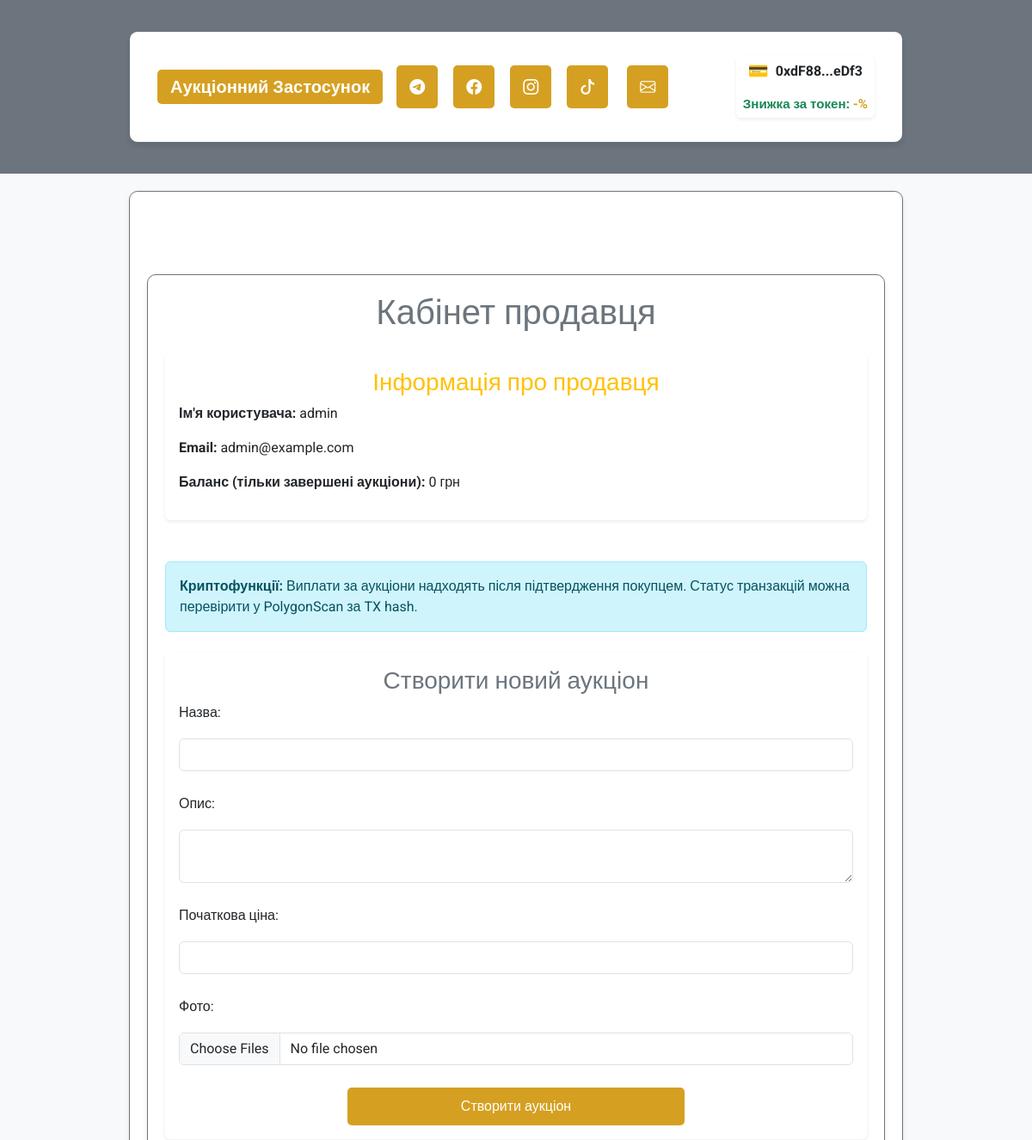
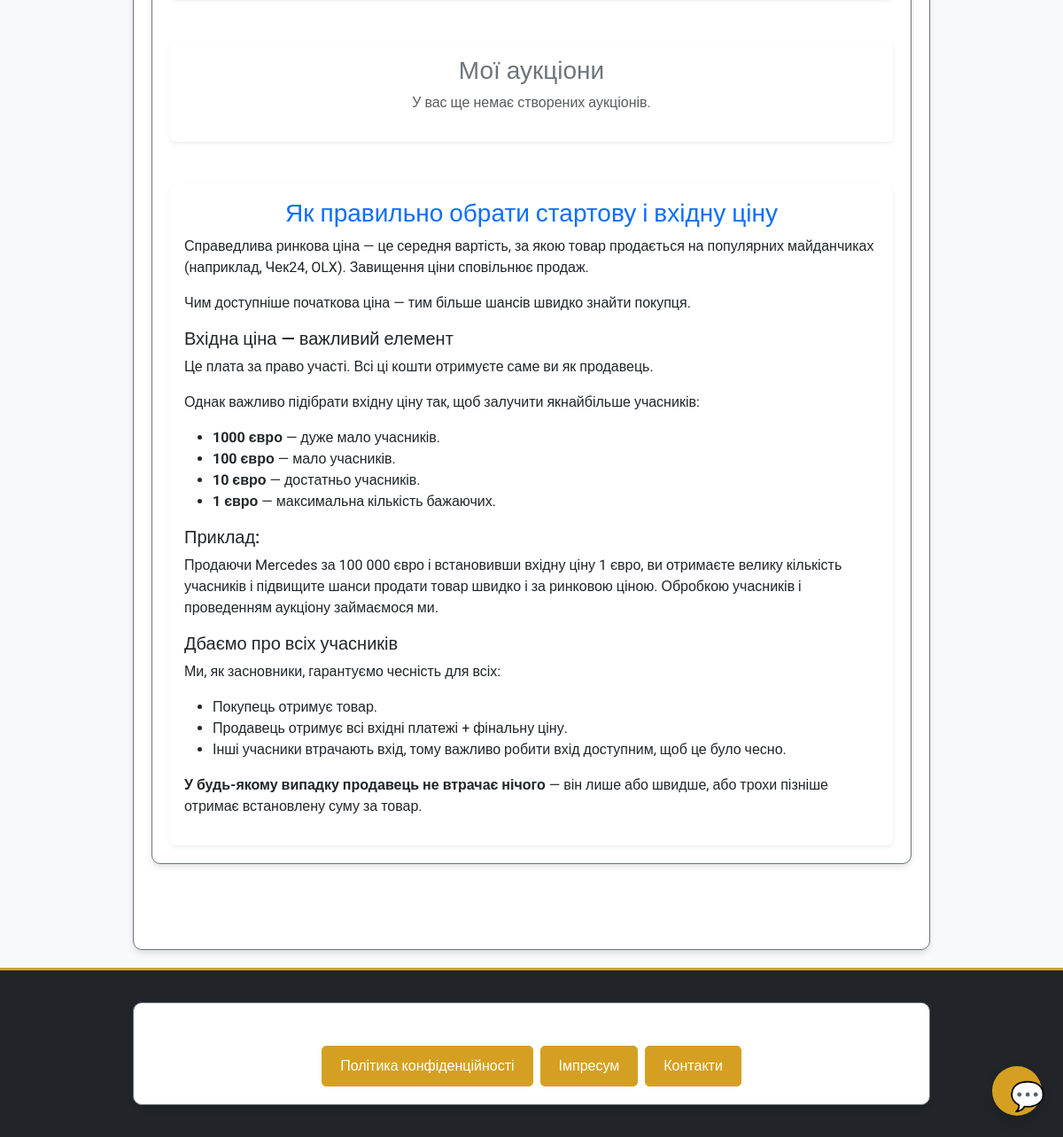
The page /user/seller/admin@example.com (signed in) on the database its author committed (2 pictures, top to bottom).
### auction7-main/app/models/user.py (models this page shows, shortened)
class User(UserMixin, db.Model):
    __tablename__ = 'users'
    id = db.Column(db.Integer, primary_key=True)
    username = db.Column(db.String(80), nullable=False, unique=True)
    email = db.Column(db.String(120), nullable=False, unique=True)
    password_hash = db.Column(db.String(128), nullable=False)
    balance = db.Column(db.Float, default=0.0)
    platform_balance = db.Column(db.Float, default=0.0)  # Баланс платформи
    user_type = db.Column(db.String(10), nullable=False)  # "buyer", "seller", "admin"
    is_admin = db.Column(db.Boolean, default=False)  # Поле для адміністратора
    wallet_address = db.Column(db.String(42), nullable=True)  # Адреса криптогаманця
    auctions_created = db.relationship('Auction', foreign_keys='Auction.seller_id', backref='seller', lazy=True)
    auctions_won = db.relationship('Auction', foreign_keys='Auction.winner_id', backref='winner', lazy=True)
    auction_participations = db.relationship('AuctionParticipant', back_populates='user', lazy=True)

### auction7-main/app/routes/user_routes.py (the view)
@user_bp.route('/seller/<string:email>', methods=['GET'])
@login_required
def seller_dashboard(email):
    if current_user.email != email:
        flash("Неавторизований доступ", 'error')
        return redirect(url_for('auth.login'))
    user = User.query.filter_by(email=email).first()
    if not user:
        flash("Користувача не знайдено", 'error')
        return redirect(url_for('auth.login'))
    all_auctions = Auction.query.filter_by(seller_id=user.id).all()
    completed_auctions = [
        {
            'title': auction.title,
            'description': auction.description,
            'starting_price': auction.starting_price,
            'status': 'Закритий' if not auction.is_active else 'Активний',
            'total_earnings': round(auction.total_participants * auction.starting_price * 0.01 + auction.current_price, 2),
            'total_participants': auction.total_participants
        }
        for auction in all_auctions if not auction.is_active
    ]
    balance_from_completed = sum(
        auction['total_earnings'] for auction in completed_auctions
    )
    return render_template(
        'users/seller_dashboard.html',
        user=user,
        auctions=completed_auctions,
        balance_from_completed=balance_from_completed
    )

### auction7-main/app/templates/users/seller_dashboard.html (shortened to what this page needs)
{% extends "base.html" %}
{% block content %}
<div class="container my-5">
    <div class="text-center mb-4">
        <h1 class="text-secondary">Кабінет продавця</h1>
    </div>
    <div class="card shadow-sm border-0 mb-5">
        <div class="card-body">
            <h3 class="card-title text-warning">Інформація про продавця</h3>
            <p><strong>Ім'я користувача:</strong> {{ user.username }}</p>
            <p><strong>Email:</strong> {{ user.email }}</p>
            <p><strong>Баланс (тільки завершені аукціони):</strong> {{ balance_from_completed | round(2) }} грн</p>
        </div>
    </div>
    <div class="alert alert-info mb-4">
        <b>Криптофункції:</b> Виплати за аукціони надходять після підтвердження покупцем. Статус транзакцій можна перевірити у PolygonScan за TX hash.
    </div>
    <div class="card shadow-sm border-0 mb-5">
        <div class="card-body">
            <h3 class="card-title text-secondary">Створити новий аукціон</h3>
            <form action="/auction/create" method="POST" enctype="multipart/form-data" class="row g-3">
                <div class="col-12">
                    <label for="title" class="form-label">Назва:</label>
                    <input type="text" id="title" name="title" class="form-control" required>
                </div>
                <div class="col-12">
                    <label for="description" class="form-label">Опис:</label>
                    <textarea id="description" name="description" class="form-control" required></textarea>
                </div>
                <div class="col-12">
                    <label for="starting_price" class="form-label">Початкова ціна:</label>
                    <input type="number" id="starting_price" name="starting_price" class="form-control" required>
                </div>
                <div class="col-12">
                    <label for="photos" class="form-label">Фото:</label>
                    <input type="file" id="photos" name="photos" class="form-control" multiple accept="image/*">
                </div>
                <div class="col-12 text-center">
                    <button type="submit" class="btn btn-warning w-50">Створити аукціон</button>
                </div>
            </form>
        </div>
    </div>
    <div class="card shadow-sm border-0 mb-5">
        <div class="card-body">
            <h3 class="card-title text-secondary">Мої аукціони</h3>
            {% if auctions %}
            <ul class="list-group">
                {% for auction in auctions %}
                <li class="list-group-item d-flex justify-content-between align-items-start">
                    <div>
                        <h5 class="text-secondary">{{ auction.title }}</h5>
                        <p class="text-muted">{{ auction.description }}</p>
                        <p class="text-muted"><strong>Початкова ціна:</strong> {{ auction.starting_price }} грн</p>
                        <p class="text-muted"><strong>Статус:</strong>
                            <span class="{{ 'text-success' if auction.is_active else 'text-danger' }}">
                                {{ 'Активний' if auction.is_active else 'Закритий' }}
                            </span>
                        </p>
                        {% if not auction.is_active %}
                        <p><strong>Зароблено з цього аукціону:</strong> {{ auction.total_earnings | round(2) }} грн</p>
                        <p><strong>Кількість учасників:</strong> {{ auction.total_participants }}</p>
                        {% if auction.winner %}
                        <p><strong>Переможець:</strong></p>
                        <ul>
                            <li><strong>Ім'я:</strong> {{ auction.winner.username }}</li>
                            <li><strong>Email:</strong> {{ auction.winner.email }}</li>
                        </ul>
                        <div class="alert alert-secondary p-2 mt-2">
                            <b>Статус виплати:</b> Очікує підтвердження покупцем (escrow)
                        </div>
                        {% endif %}
                        {% endif %}
                    </div>
                </li>
                {% endfor %}
            </ul>
            {% else %}
            <p class="text-muted text-center">У вас ще немає створених аукціонів.</p>
            {% endif %}
        </div>
    </div>
    <div class="card shadow-sm border-0 mt-5">
        <div class="card-body">
            <h3 class="card-title text-primary">Як правильно обрати стартову і вхідну ціну</h3>
            <p>Справедлива ринкова ціна — це середня вартість, за якою товар продається на популярних майданчиках (наприклад, Чек24, OLX). Завищення ціни сповільнює продаж.</p>
            <p>Чим доступніше початкова ціна — тим більше шансів швидко знайти покупця.</p>
            <h5>Вхідна ціна — важливий елемент</h5>
            <p>Це плата за право участі. Всі ці кошти отримуєте саме ви як продавець.</p>
            <p>Однак важливо підібрати вхідну ціну так, щоб залучити якнайбільше учасників:</p>
            <ul>
                <li><b>1000 євро</b> — дуже мало учасників.</li>
                <li><b>100 євро</b> — мало учасників.</li>
                <li><b>10 євро</b> — достатньо учасників.</li>
                <li><b>1 євро</b> — максимальна кількість бажаючих.</li>
            </ul>
            <h5>Приклад:</h5>
            <p>Продаючи Mercedes за 100 000 євро і встановивши вхідну ціну 1 євро, ви отримаєте велику кількість учасників і підвищите шанси продати товар швидко і за ринковою ціною. Обробкою учасників і проведенням аукціону займаємося ми.</p>
            <h5>Дбаємо про всіх учасників</h5>
            <p>Ми, як засновники, гарантуємо чесність для всіх:</p>
            <ul>
                <li>Покупець отримує товар.</li>
                <li>Продавець отримує всі вхідні платежі + фінальну ціну.</li>
                <li>Інші учасники втрачають вхід, тому важливо робити вхід доступним, щоб це було чесно.</li>
            </ul>
            <p><strong>У будь-якому випадку продавець не втрачає нічого</strong> — він лише або швидше, або трохи пізніше отримає встановлену суму за товар.</p>
        </div>
    </div>
</div>
{% endblock %}

### auction7-main/app/templates/base.html (shortened to what this page needs)
<!DOCTYPE html>
<html lang="uk">
<head>
    <link href="https://cdn.jsdelivr.net/npm/bootstrap@5.3.0/dist/css/bootstrap.min.css" rel="stylesheet">
    <link rel="stylesheet" href="https://cdn.jsdelivr.net/npm/bootstrap-icons@1.11.1/font/bootstrap-icons.css">
    <link rel="stylesheet" href="{{ url_for('static', filename='css/custom.css') }}">
</head>
<body class="bg-light text-dark" style="font-family: 'Roboto', sans-serif;">
    <header class="bg-secondary text-white py-3">
        <div class="container">
            <nav class="navbar navbar-expand-lg navbar-dark">
                <div class="container-fluid">
                    <a class="navbar-brand fw-bold" href="/">Аукціонний Застосунок</a>
                    <div class="d-flex align-items-center w-100 justify-content-between">
                        <div class="d-flex gap-2 align-items-center">
                            <a href="https://t.me/your_channel" class="text-white fs-5" title="Telegram" target="_blank">
                                <i class="bi bi-telegram" style="font-size:18px;"></i>
                            </a>
                            <a href="https://facebook.com/your_page" class="text-white fs-5" title="Facebook" target="_blank">
                                <i class="bi bi-facebook" style="font-size:18px;"></i>
                            </a>
                            <a href="https://instagram.com/your_page" class="text-white fs-5" title="Instagram" target="_blank">
                                <i class="bi bi-instagram" style="font-size:18px;"></i>
                            </a>
                            <a href="https://tiktok.com/@your_page" class="text-white fs-5" title="TikTok" target="_blank">
                                <i class="bi bi-tiktok" style="font-size:18px;"></i>
                            </a>
                            <a href="mailto:info@yourdomain.com" class="text-white fs-5 ms-1" title="Пошта">
                                <i class="bi bi-envelope" style="font-size:18px;"></i>
                            </a>
                        </div>
                        <div class="d-flex align-items-center ms-3">
                            {% if current_user.is_authenticated %}
                                {% if current_user.wallet_address %}
                                    <div class="wallet-widget d-flex align-items-center bg-white px-2 py-1 rounded shadow-sm" style="gap: 8px; flex-direction: column; align-items: flex-start;">
                                        <div class="d-flex align-items-center" style="gap: 8px;">
                                            <span style="font-size: 1.2em; color: #28a745;">&#128179;</span>
                                            <span id="wallet-address-short" class="fw-bold text-dark" style="cursor:pointer;" title="Скопіювати адресу">
                                                {{ current_user.wallet_address[:6] }}...{{ current_user.wallet_address[-4:] }}
                                            </span>
                                        </div>
                                        {% if user_discount is not none %}
                                            <div class="small text-success fw-bold mt-1" style="font-size: 0.95em;">
                                                Знижка за токен: <span style="color:#d5a021;">-{{ user_discount }}%</span>
                                            </div>
                                        {% endif %}
                                    </div>
                                {% else %}
                                    <button onclick="connectWallet()" class="btn btn-outline-warning btn-sm ms-2">Підключити гаманець &#128179;</button>
                                {% endif %}
                            {% endif %}
                        </div>
                    </div>
                </div>
            </nav>
        </div>
    </header>
    <main class="container py-5">
        {% block content %}{% endblock %}
    </main>
    <footer class="bg-dark text-white py-3 mt-auto">
        <div class="container text-center">
            <p class="mb-1">&copy; 2024 Аукціонний Застосунок. Всі права захищені.</p>
            <div class="mb-0 d-flex justify-content-center gap-2">
                <a href="{{ url_for('main.privacy') }}" class="btn btn-outline-warning btn-sm">Політика конфіденційності</a>
                <a href="{{ url_for('main.impressum') }}" class="btn btn-outline-warning btn-sm">Імпресум</a>
                <a href="{{ url_for('main.contacts') }}" class="btn btn-outline-warning btn-sm">Контакти</a>
            </div>
        </div>
    </footer>
    <div id="assistant-widget" style="position:fixed;bottom:24px;right:24px;z-index:9999;">
        <button id="assistant-open-btn" class="btn btn-primary rounded-circle shadow" style="width:56px;height:56px;font-size:2em;">
            <span aria-label="Чат-бот" title="Чат-бот">💬</span>
        </button>
    </div>
</body>
</html>

### auction7-main/app/static/css/custom.css (style rules this page uses)
:root { --main-bg: #fef6e4; --main-color: #d5a021; --secondary-color: #a47449; --neutral-gray: #6c757d; --text-color: #3d3d3d; }
body { font-family: 'Roboto', sans-serif; background-color: var(--main-bg); color: var(--text-color); margin: 0; padding: 0; }
h1, h2, h3 { color: var(--main-color); text-align: center; margin-bottom: 20px; }
.container { max-width: 900px; margin: 20px auto; padding: 20px; background-color: #fff; border: 1px solid var(--neutral-gray); border-radius: 10px; box-shadow: 0 4px 6px rgba(0, 0, 0, 0.1); }
button, .btn { background-color: var(--main-color); border: none; color: #fff; font-size: 16px; padding: 10px 20px; border-radius: 5px; cursor: pointer; transition: background-color 0.3s ease; }
.btn-outline-warning { color: #fff !important; background-color: var(--main-color) !important; border: 1.5px solid var(--main-color) !important; }
form input, form textarea { width: 100%; padding: 10px; margin: 10px 0; border: 1px solid var(--neutral-gray); border-radius: 5px; transition: border-color 0.3s ease; }
a { color: var(--main-color); text-decoration: none; }
nav a { padding: 10px 15px; display: inline-block; border-radius: 5px; margin-right: 10px; background-color: var(--main-color); color: #fff; }
footer { text-align: center; padding: 20px; background-color: var(--neutral-gray); color: #fff; margin-top: 20px; border-top: 3px solid var(--main-color); }

### rows shown on the page
User: wallet_address "0xdF88", wallet_address "eDf3", username "admin", email "admin@example.com"

### other values the page prints
{{ balance_from_completed | round(2) }} "0"
